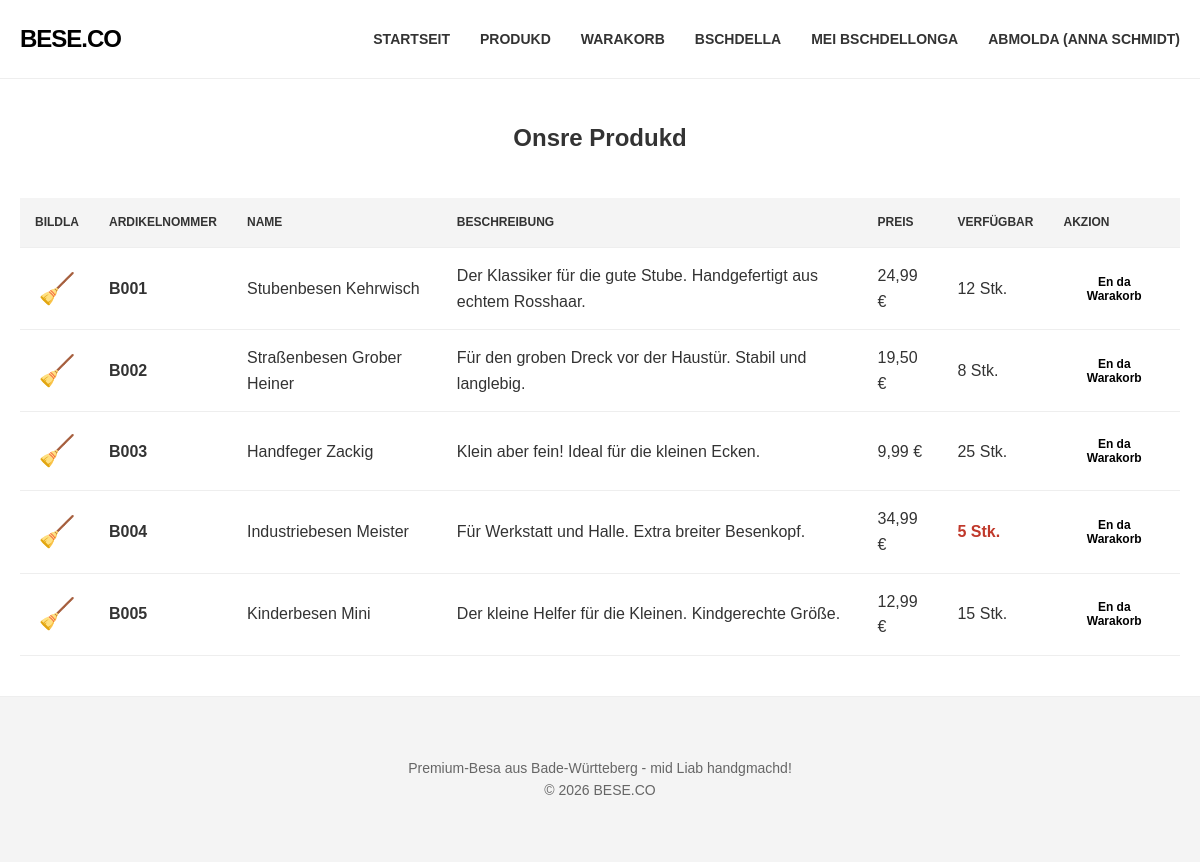
The page /products.php (signed in) on the database its author committed.
### tables this page shows
CREATE TABLE products (
    id INT AUTO_INCREMENT PRIMARY KEY,
    product_number VARCHAR(20) UNIQUE NOT NULL,
    name VARCHAR(100) NOT NULL,
    description TEXT,
    price DECIMAL(10, 2) NOT NULL,
    stock INT DEFAULT 0
);

### products.php (the view, shortened to what this page needs)
<?php
include 'header.php';
$products = [];
if ($pdo) {
    $stmt = $pdo->query("SELECT * FROM products");
    $products = $stmt->fetchAll();
} else {
    echo "<p style='color:red; text-align:center;'>Databankverbindung fählgschlaga! Bitte database.sql en phpMyAdmin importiera.</p>";
}
?>
<section class="container">
    <h2 style="margin: 40px 0; text-align: center;">Onsre Produkd</h2>
    <?php if (!empty($products)): ?>
    <table>
        <thead>
            <tr>
                <th>Bildla</th>
                <th>Ardikelnommer</th>
                <th>Name</th>
                <th>Beschreibung</th>
                <th>Preis</th>
                <th>Verfügbar</th>
                <th>Akzion</th>
            </tr>
        </thead>
        <tbody>
            <?php foreach ($products as $p): ?>
            <tr>
                <td style="font-size: 30px; text-align: center;">&#129529;</td>
                <td><strong><?php echo htmlspecialchars($p['product_number']); ?></strong></td>
                <td><?php echo htmlspecialchars($p['name']); ?></td>
                <td><?php echo htmlspecialchars($p['description']); ?></td>
                <td><?php echo number_format($p['price'], 2, ',', '.'); ?> &euro;</td>
                <td>
                    <?php if ($p['stock'] <= 0): ?>
                        <span style="color: #c0392b; font-weight: bold;">Ausverkaufd</span>
                    <?php elseif ($p['stock'] <= 5): ?>
                        <span style="color: #c0392b; font-weight: bold;"><?php echo $p['stock']; ?> Stk.</span>
                    <?php else: ?>
                        <?php echo $p['stock']; ?> Stk.
                    <?php endif; ?>
                </td>
                <td>
                    <?php if (isset($_SESSION['customer_id'])): ?>
                        <form action="cart.php" method="POST" style="display:inline; max-width:none; margin:0; padding:0; background:none;">
                            <button type="submit" class="btn btn-cart-add">En da Warakorb</button>
                        </form>
                    <?php else: ?>
                        <a href="login.php" class="btn" style="padding: 5px 10px; font-size: 12px;">Eilogga</a>
                    <?php endif; ?>
                </td>
            </tr>
            <?php endforeach; ?>
        </tbody>
    </table>
    <?php endif; ?>
</section>
<?php include 'footer.php'; ?>

### style.css (style rules this page uses)
:root { --primary: #000; --background: #fff; --text: #333; --muted: #666; --gray-light: #f4f4f4; --radius: 8px; }
* { box-sizing: border-box; margin: 0; padding: 0; }
body { font-family: Arial, Helvetica, sans-serif; line-height: 1.6; color: var(--text); background: var(--background); }
.container { max-width: 1200px; margin: 0 auto; padding: 0 20px; }
.btn { display: inline-block; background: #fff; color: #000; padding: 15px 40px; border-radius: 50px; text-decoration: none; font-weight: bold; transition: transform 0.3s; }
table { width: 100%; border-collapse: collapse; margin: 40px 0; }
table th, table td { padding: 15px; text-align: left; border-bottom: 1px solid #eee; }
table th { background: var(--gray-light); text-transform: uppercase; font-size: 12px; }
form { max-width: 500px; margin: 40px auto; background: var(--gray-light); padding: 40px; border-radius: var(--radius); }
.btn-cart-add { padding: 5px 10px !important; font-size: 12px !important; cursor: pointer; border: none; }

### rows shown on the page
products: product_number "B001", name "Stubenbesen Kehrwisch", description "Der Klassiker für die gute Stube. Handgefertigt aus echtem Rosshaar.", price "24,99", stock "12"
products: product_number "B002", name "Straßenbesen Grober Heiner", description "Für den groben Dreck vor der Haustür. Stabil und langlebig.", price "19,50", stock "8"
products: product_number "B003", name "Handfeger Zackig", description "Klein aber fein! Ideal für die kleinen Ecken.", price "9,99", stock "25"
products: product_number "B004", name "Industriebesen Meister", description "Für Werkstatt und Halle. Extra breiter Besenkopf.", price "34,99", stock "5"
products: product_number "B005", name "Kinderbesen Mini", description "Der kleine Helfer für die Kleinen. Kindgerechte Größe.", price "12,99", stock "15"

### other values the page prints
$_SESSION['customer_name'] "ANNA SCHMIDT"
